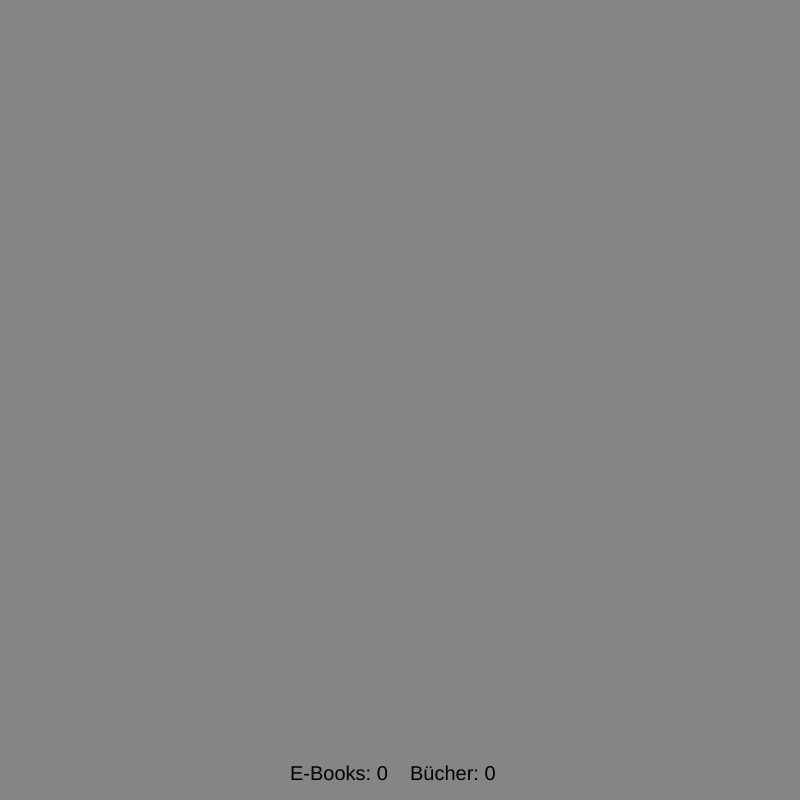
Frame 1 (no input)
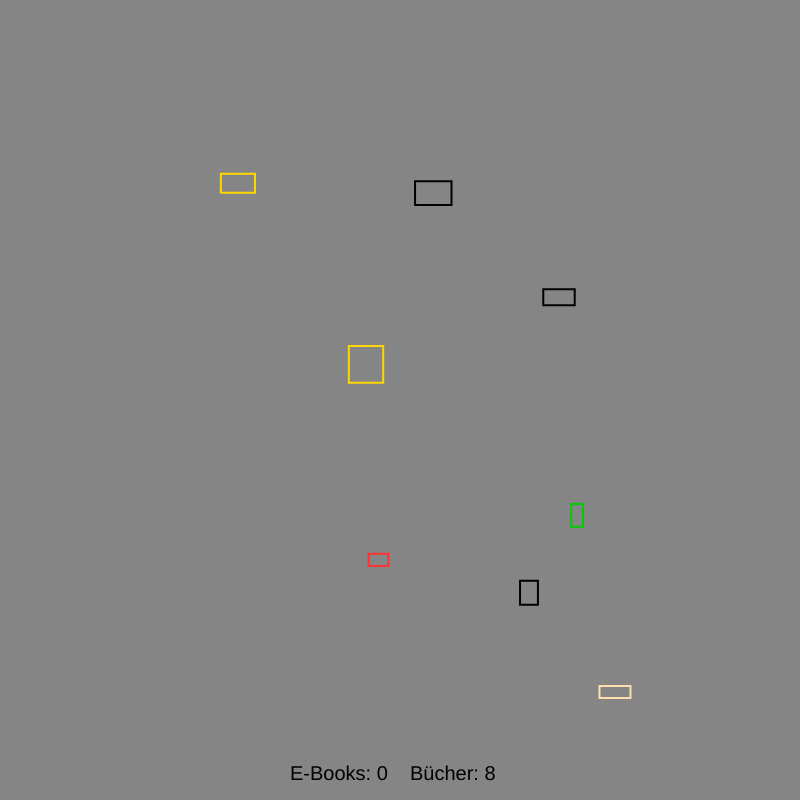
Frame 60 (no input)
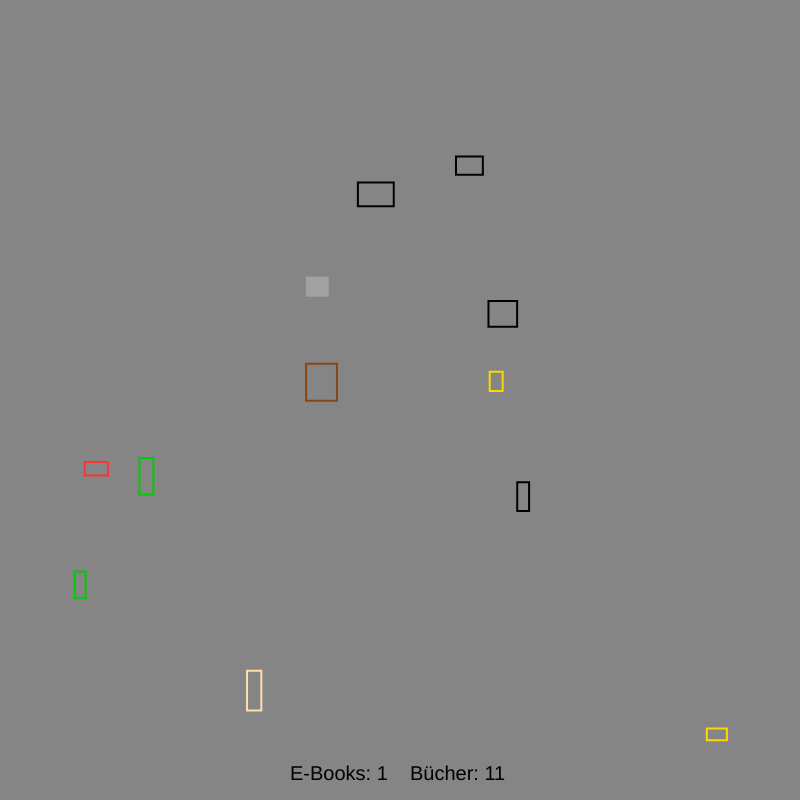
Frame 120 (the mouse pressed at the canvas centre since frame 60)

The p5.js sketch that drew these frames (run headless with seeded random() and noise() and a simulated clock; from frame 60 on, the mouse is pressed at the canvas centre):

// p5.js sketch
// ── sketch.js

function preload() {

  
}

//E-Books
let savedTime;
let totalTime = 60000/720;
let countEllipse = 0;
let savedTime2;
let totalTime2 = 60000/60;
let countRect = 0;
//Belletristik
let savedTime3;
let totalTime3 = 60000/224;
let countRect2 = 0;
//Kinder- und Jugenbücher
let savedTime4;
let totalTime4 = 60000/132;
let countRect3 = 0;
//Reise
let savedTime5;
let totalTime5 = 60000/29;
let countRect4 = 0;
//Naturwissenschaften, Medizin, Informatik, Technik
let savedTime6;
let totalTime6 = 60000/25;
let countRect5 = 0;
//Sozialwissenschaften, Recht, Wirtschaft
let savedTime7;
let totalTime7 = 60000/18;
let countRect6 = 0;
//Ratgeber
let savedTime8;
let totalTime8 = 60000/102;
let countRect7 = 0;
//Geisteswissenschaften, Kunst, Musik
let savedTime9;
let totalTime9 = 60000/33;
let countRect8 = 0;
//Schule & Lernen
let savedTime10;
let totalTime10 = 60000/76;
let countRect9 = 0;
//Sachbuch
let savedTime11;
let totalTime11 = 60000/81;
let countRect10 = 0;



function setup() {

  createCanvas(800,800);
  background(133,133,133);
  savedTime = millis();
  savedTime2 = millis();
  savedTime3 = millis();
  savedTime4 = millis();
  savedTime5 = millis();
  savedTime6 = millis();
  savedTime7 = millis();
  savedTime8 = millis();
  savedTime9 = millis();
  savedTime10 = millis();
  savedTime11 = millis();
}


function draw() {


  let passedTime = millis() - savedTime;
  let passedTime2 = millis() - savedTime2;
  let passedTime3 = millis() - savedTime3;
  let passedTime4 = millis() - savedTime4;
  let passedTime5 = millis() - savedTime5;
  let passedTime6 = millis() - savedTime6;
  let passedTime7 = millis() - savedTime7;
  let passedTime8 = millis() - savedTime8;
  let passedTime9 = millis() - savedTime9;
  let passedTime10 = millis() - savedTime10;
  let passedTime11 = millis() - savedTime11;

  //Bücher//

  /*
  if (passedTime > totalTime && countRect < 720) {
    let ra = random(10,50);
    let ra1 = random(10,50);
    noFill();
    strokeWeight(2);
    stroke(0);
    
    rectMode(CENTER);
    rect(random(ra+50,width-ra-50), random(ra1+50, height-ra1-50), ra, ra1);
    

    savedTime = millis();

    countRect++;
  }
  */
  

  //Bücher Belletristik

  if (passedTime3 > totalTime3 && countRect2 < 224) {
    let ra = random(10,40);
    let ra1 = random(10,40);
    noFill();
    strokeWeight(2);
    stroke(0);
    
    rectMode(CENTER);
    rect(random(ra+50,width-ra-50), random(ra1+50, height-ra1-50), ra, ra1);
    

    savedTime3 = millis();

    countRect2++;
  }

  //Bücher Kinder- und Jugendbücher

  if (passedTime4 > totalTime4 && countRect3 < 132) {
    let ra = random(10,40);
    let ra1 = random(10,40);
    noFill();
    strokeWeight(2);
    stroke(255,215,0);
    
    rectMode(CENTER);
    rect(random(ra+50,width-ra-50), random(ra1+50, height-ra1-50), ra, ra1);
    

    savedTime4 = millis();

    countRect3++;
  }

  //Bücher Reise
  if (passedTime5 > totalTime5 && countRect4 < 29) {
    let ra = random(10,40);
    let ra1 = random(10,40);
    noFill();
    strokeWeight(2);
    stroke(99,184,255);
    
    rectMode(CENTER);
    rect(random(ra+50,width-ra-50), random(ra1+50, height-ra1-50), ra, ra1);
    

    savedTime5 = millis();

    countRect4++;
  }

  //Bücher Naturwissenschaften, Medizin, Informatik, Technik
  if (passedTime6 > totalTime6 && countRect5 < 25) {
    let ra = random(10,40);
    let ra1 = random(10,40);
    noFill();
    strokeWeight(2);
    stroke(255,127,0);
    
    rectMode(CENTER);
    rect(random(ra+50,width-ra-50), random(ra1+50, height-ra1-50), ra, ra1);
    

    savedTime6 = millis();

    countRect5++;
  }

  //Bücher Sozialwissenschaften, Recht, Wirtschaft
  if (passedTime7 > totalTime7 && countRect6 < 18) {
    let ra = random(10,40);
    let ra1 = random(10,40);
    noFill();
    strokeWeight(2);
    stroke(255);
    
    rectMode(CENTER);
    rect(random(ra+50,width-ra-50), random(ra1+50, height-ra1-50), ra, ra1);
    

    savedTime7 = millis();

    countRect6++;
  }

  //Bücher Ratgeber
  if (passedTime8 > totalTime8 && countRect7 < 102) {
    let ra = random(10,40);
    let ra1 = random(10,40);
    noFill();
    strokeWeight(2);
    stroke(0,204,0);
    
    rectMode(CENTER);
    rect(random(ra+50,width-ra-50), random(ra1+50, height-ra1-50), ra, ra1);
    

    savedTime8 = millis();

    countRect7++;
  }

  //Bücher Geisteswissenschaften, Kunst, Musik
  if (passedTime9 > totalTime9 && countRect8 < 33) {
    let ra = random(10,40);
    let ra1 = random(10,40);
    noFill();
    strokeWeight(2);
    stroke(139,69,19);
    
    rectMode(CENTER);
    rect(random(ra+50,width-ra-50), random(ra1+50, height-ra1-50), ra, ra1);
    

    savedTime9 = millis();

    countRect8++;
  }

  //Bücher Schule und Lernen
  if (passedTime10 > totalTime10 && countRect9 < 76) {
    let ra = random(10,40);
    let ra1 = random(10,40);
    noFill();
    strokeWeight(2);
    stroke(255,51,51);
    
    rectMode(CENTER);
    rect(random(ra+50,width-ra-50), random(ra1+50, height-ra1-50), ra, ra1);
    

    savedTime10 = millis();

    countRect9++;
  }

  //Bücher Sachbuch
  if (passedTime11 > totalTime11 && countRect10 < 81) {
    let ra = random(10,40);
    let ra1 = random(10,40);
    noFill();
    strokeWeight(2);
    stroke(255,222,173);
    
    rectMode(CENTER);
    rect(random(ra+50,width-ra-50), random(ra1+50, height-ra1-50), ra, ra1);
    

    savedTime11 = millis();

    countRect10++;
  }
  
  
  //Ebooks//
  if (passedTime2 > totalTime2 && countEllipse < 68) {
    let ra2  = random(20, 50);
    let ra3  = random(20, 20);
    noStroke();
    fill(180,180,180,150);

    rectMode(CENTER);
    rect(random(ra2+100,width-ra2-100), random(ra3+100, height-ra3-100), ra2, ra3);

    savedTime2 = millis();

    countEllipse++;
  }
  


  
  noStroke();
  fill(133,133,133);
  rect(400,770,800,50);
  fill(0);
  textSize(20);
  text("E-Books: " + countEllipse, 290, 780);
  text("Bücher: " + (countRect2 + countRect3 + countRect4 + countRect5 + countRect6 + countRect7 + countRect8 + countRect9 + countRect10), 410,  780);

  console.log(totalTime);
  
}

function mousePressed() {
  background(133,133,133);
  countEllipse = 0;
  countRect = 0;
  countRect2 = 0;
  countRect3 = 0;
  countRect4 = 0;
  countRect5 = 0;
  countRect6 = 0;
  countRect7 = 0;
  countRect8 = 0;
  countRect9 = 0;
  countRect10 = 0;
}

/*
function drawrect(x,y) {
  colorMode(HSB);
  fill(200,200,200);
  rect(x,y,80,133);
}
*/
// ── style.css
/*
html, body {
  height: 100%;
}

body {
  background-color: rgb(133,133,133);
  margin: 0;
  /*
  display: flex;
  justify-content: center;
  align-items: center;
  
}

.wrapper {
  display: grid;
  
  grid-column-gap: 10px;
  grid-row-gap: 20px;
  grid-template-columns: 60% 40%;
  grid-template-rows: 100%;
}

#canvas {
  grid-column: 1/2;
  display: flex;
  justify-content: center;
  align-items: center;
  height:auto;
}

#erklaerung {
  grid-column:2/3;
  
  margin-right: 1rem;
  height: 800px;
  width: 600px;

  color: white;
}*/

html, body {
  height: 30%;
}

body {
  margin: 0;
  position: top;
  display: grid;
  justify-content: left;
  align-items: center;
  background-color: rgb(133,133,133);
  grid-column-gap: 10px;
  grid-row-gap: 20px;
  grid-template-columns: 50% 50%;
  grid-template-rows: 100%;

}

img {
  grid-column: 1/2;
  margin-left: 50px;
  height: 850px;
  
}
